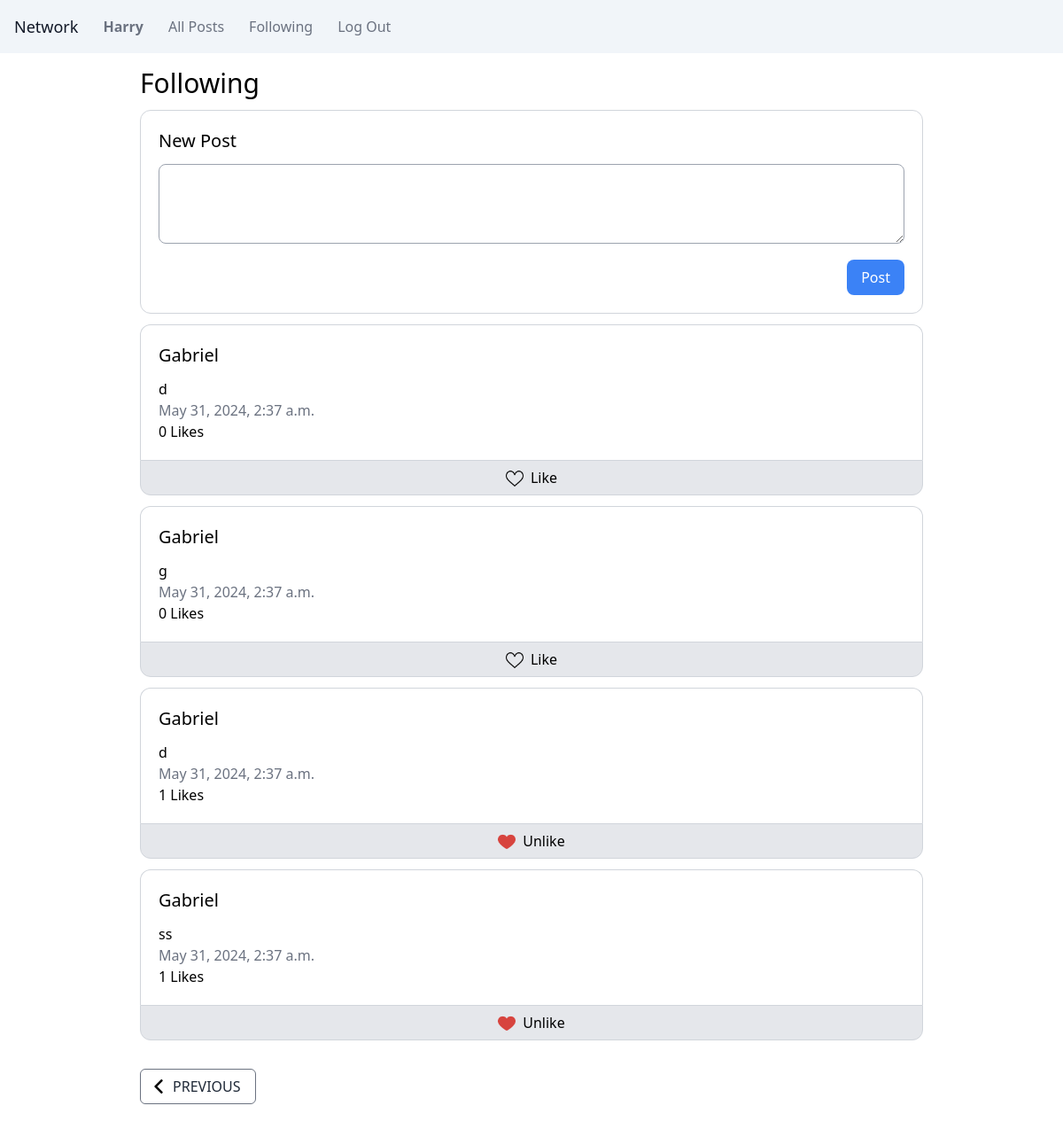
/following?page=3 (signed in), run on an earlier commit of the app's database.
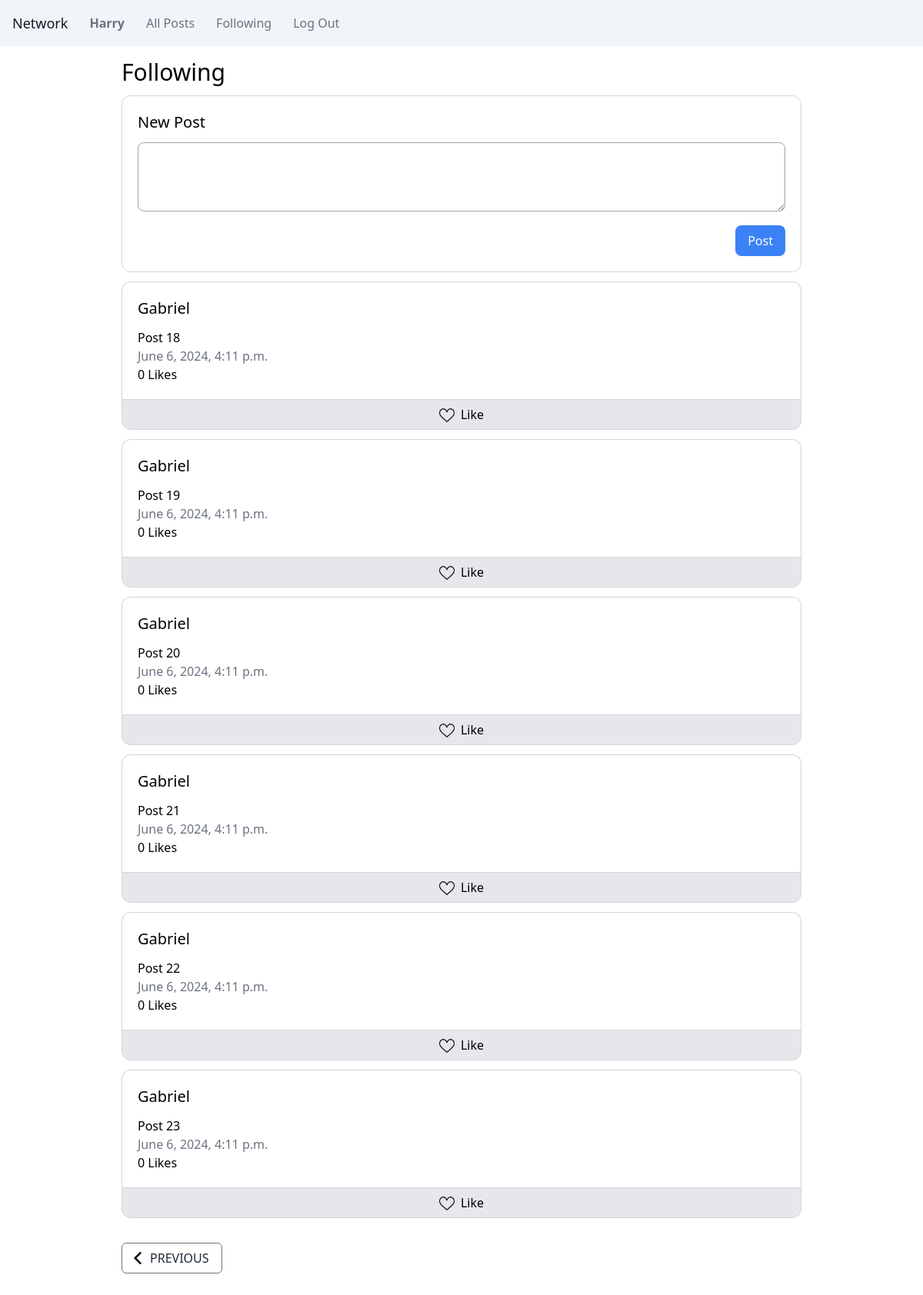
And on a later commit of the database.
### network/models.py (models this page shows, shortened)
class User(AbstractUser):
    pass

class Post(models.Model):
    user = models.ForeignKey(User, on_delete=models.CASCADE, related_name="posts")
    content = models.TextField(max_length=300)
    timestamp = models.DateTimeField(auto_now_add=True)

### network/views.py (the view)
# urls.py: path("following", views.following, name="following"),
@login_required
def following(request):
    user = request.user
    following = user.follows.all().values_list('followed_user', flat=True)
    following_posts = Post.objects.filter(user_id__in=following)
    if request.user.is_authenticated:
        for post in following_posts:
            post.liked = Like.objects.filter(user=request.user, post=post)
    paginator = Paginator(following_posts, 10) # Show 10 posts per page
    page_number = request.GET.get('page')
    page_obj = paginator.get_page(page_number)
    return render(request, "network/following.html", {
        "page_obj": page_obj,
        "user": user
    })

### network/templates/network/following.html (shortened to what this page needs)
{% extends "network/layout.html" %}
{% load static %}
{% block body %}
    <div class="container p-2 w-9/12 m-auto mt-2">
        <h2 class="text-3xl">Following</h2>
        <form action="{% url 'index'%}" method="post" class="d-flex flex-column border border-gray-300 rounded-xl p-5 mt-3">
            <h4 class="text-xl font-medium mb-3">New Post</h4>
            <textarea class="border border-gray-400 rounded-lg w-full mb-3 p-2" name="post-content" id="" cols="30" rows="3"></textarea>
            <div class="text-right">
                <input class="bg-blue-500 rounded-lg text-white px-4 py-2 cursor-pointer hover:bg-blue-600" type="submit" value="Post">
            </div>
        </form>
        <div>
            {% for post in page_obj %}
            <div>
                <div data-id={{ post.id }} class="post d-flex flex-column border border-gray-300 p-5 mt-3
                {% if request.user.is_authenticated %}
                    rounded-t-xl border-b-0
                {% else %}
                    rounded-xl
                {% endif %}
                    ">
                    <a href="{% url "profile" post.user %}"><h4 class="text-xl font-medium mb-3">{{ post.user }}</h4></a>
                    <div class="content">{{ post.content }}</div>
                    <div class="text-gray-500">{{ post.timestamp }}</div>
                    <div id="like-{{ post.id }}">{{ post.post_likes.count }} Likes</div>
                </div>
                {% if request.user.is_authenticated %}
                    <div class="bg-gray-200 flex justify-around h-10 items-center rounded-b-xl border border-gray-300">
                        <div data-url="{% url 'update_like' %}" data-id={{ post.id }} class="like-button flex gap-2 w-full rounded-b-xl justify-center h-full items-center cursor-pointer hover:bg-gray-300 transition">
                            {% if post.liked %}
                                <img class="w-5 h-5 mt-[2px]" src="{% static 'network/images/coracao.png' %}" data-image="{% static 'network/images/coracao.png' %}" data-image-src="{% static 'network/images/gostar.png' %}" alt="like">
                                Unlike</div>
                            {% else %}
                                <img class="w-5 h-5 mt-[2px]" src="{% static 'network/images/gostar.png' %}" data-image="{% static 'network/images/coracao.png' %}" data-image-src="{% static 'network/images/gostar.png' %}" alt="like">
                                Like</div>
                            {% endif %}
                    </div>
                {% endif %}
            </div>
            {% endfor %}
        </div>
        <div class="text-center" aria-label="Pagination">
            <div class="pagination flex justify-between mt-8 mb-16">
                <div class="flex gap-0">
                    {% if page_obj.has_previous %}
                        <a href="?page={{ page_obj.previous_page_number }}" class="pl-3 pr-4 font-medium hover:font-normal text-gray-800 border border-gray-500 rounded-md hover:rounded-md hover:bg-gray-200 transition p-2 flex items-center h-10 gap-2">
                            <img class="w-4 h-4 rotate-180" src="{% static 'network/images/seta.png' %}" alt="left-arrow">
                            PREVIOUS</a>
                    {% endif %}
                </div>
            </div>
        </div>
    </div>
{% endblock %}

### network/templates/network/layout.html (shortened to what this page needs)
{% load static %}
<!DOCTYPE html>
<html lang="en">
    <head>
        <link href="{% static 'network/output.css' %}?{% now "U" %}" rel="stylesheet">
    </head>
    <body>
        <nav class="bg-slate-100 p-4 flex flex-row gap-7 items-center text-gray-500">
            <a class="text-lg font-medium text-gray-900" href="#">Network</a>
            {% if user.is_authenticated %}
                <a class="nav-link" href="{% url 'profile' user.username %}"><strong>{{ user.username }}</strong></a>
            {% endif %}
                <a class="nav-link" href="{% url 'index' %}">All Posts</a>
            {% if user.is_authenticated %}
                <a class="nav-link" href="{% url 'following' %}">Following</a>
                <a class="nav-link" href="{% url 'logout' %}">Log Out</a>
            {% else %}
                <a class="nav-link" href="{% url 'login' %}">Log In</a>
                <a class="nav-link" href="{% url 'register' %}">Register</a>
            {% endif %}
          </nav>
        <div class="body">
            {% block body %}
            {% endblock %}
        </div>
    </body>
</html>

What changed in the data, as far as the page shows it:
removed Post: user "Gabriel", content "d", timestamp "May 31, 2024, 2:37 a.m.", post_likes.count "0"
removed Post: user "Gabriel", content "g", timestamp "May 31, 2024, 2:37 a.m.", post_likes.count "0"
removed Post: user "Gabriel", content "d", timestamp "May 31, 2024, 2:37 a.m.", post_likes.count "1"
removed Post: user "Gabriel", content "ss", timestamp "May 31, 2024, 2:37 a.m.", post_likes.count "1"
added Post: user "Gabriel", content "Post 18", timestamp "June 6, 2024, 4:11 p.m.", post_likes.count "0"
added Post: user "Gabriel", content "Post 19", timestamp "June 6, 2024, 4:11 p.m.", post_likes.count "0"
added Post: user "Gabriel", content "Post 20", timestamp "June 6, 2024, 4:11 p.m.", post_likes.count "0"
added Post: user "Gabriel", content "Post 21", timestamp "June 6, 2024, 4:11 p.m.", post_likes.count "0"
added Post: user "Gabriel", content "Post 22", timestamp "June 6, 2024, 4:11 p.m.", post_likes.count "0"
added Post: user "Gabriel", content "Post 23", timestamp "June 6, 2024, 4:11 p.m.", post_likes.count "0"
